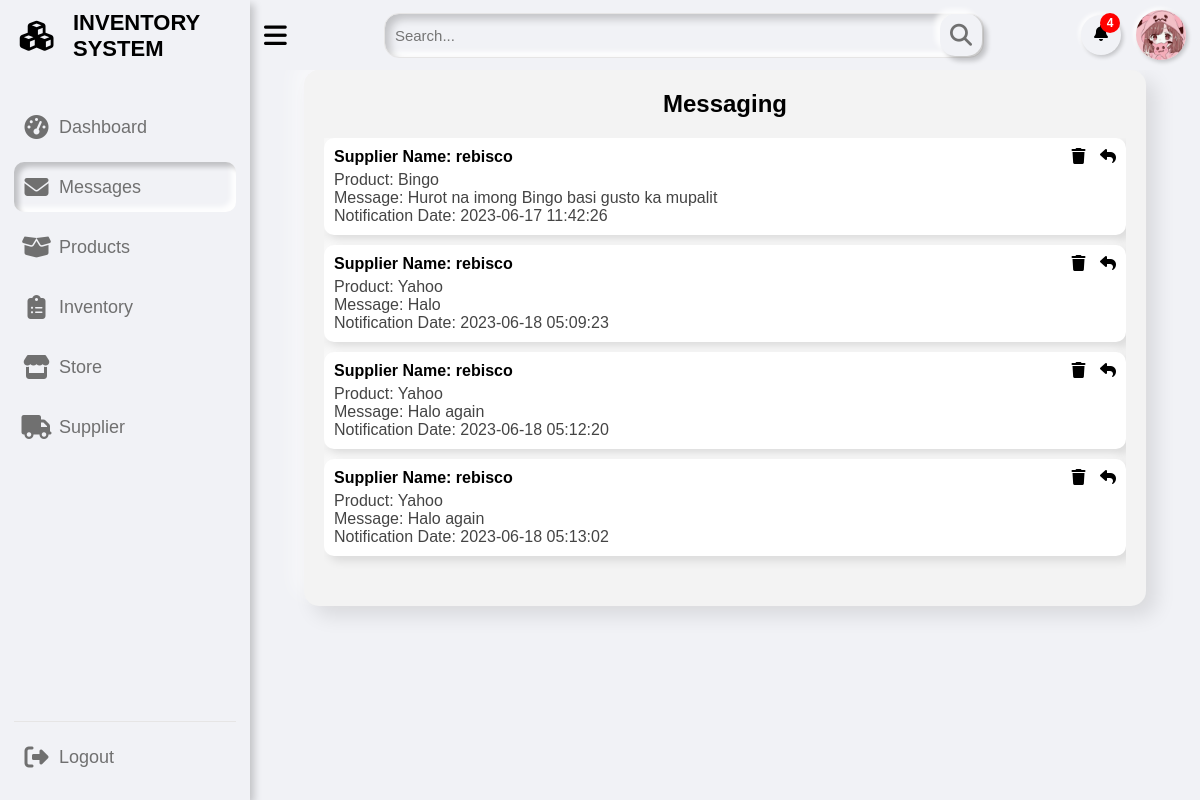
The page /pages/admin_message.php (signed in) on the database its author committed.
### tables this page shows
CREATE TABLE `admin_notification` (
  `notification_id` int(11) NOT NULL,
  `supplier_id` int(11) NOT NULL,
  `product_id` int(11) NOT NULL,
  `message` text NOT NULL,
  `notification_date` datetime NOT NULL
);

CREATE TABLE `supplier` (
  `supplier_id` int(11) NOT NULL,
  `user_id` int(11) DEFAULT NULL,
  `supplier_name` varchar(255) DEFAULT NULL,
  `supplier_phone` varchar(255) DEFAULT NULL,
  `supplier_address` varchar(255) DEFAULT NULL,
  `supplier_email` varchar(255) NOT NULL
);

CREATE TABLE `product` (
  `product_id` int(11) NOT NULL,
  `product_name` varchar(255) DEFAULT NULL,
  `supplier_id` int(11) DEFAULT NULL
);

### pages/admin_message.php (the view, shortened to what this page needs)
<?php
if (isset($_SESSION['id']) && isset($_SESSION['username']) && $_SESSION['role'] === 'admin') {
?>
<?php
  include "../includes/sidebar.php";
  include "../includes/admin_topbar.php";
?>
  <div class="dash-content">
    <div class="messaging-container">
      <div class="messaging-header">Messaging</div>
      <div class="messaging-body">
        <?php
        $stmt = $pdo->query("SELECT n.*, s.supplier_name AS supplier_name, p.product_name AS product_name
                             FROM admin_notification n
                             INNER JOIN supplier s ON n.supplier_id = s.supplier_id
                             INNER JOIN product p ON n.product_id = p.product_id");
        while ($row = $stmt->fetch(PDO::FETCH_ASSOC)) {
          $supplierName = $row['supplier_name'];
          $productName = $row['product_name'];
          $message = $row['message'];
          $notificationDate = $row['notification_date'];
        ?>
          <div class="message">
            <div class="message-sender" style="text-align: left;">Supplier Name: <?php echo $supplierName; ?></div>
            <div class="message-content" style="text-align: left;">
              Product: <?php echo $productName; ?><br>
              Message: <?php echo $message; ?><br>
              Notification Date: <?php echo $notificationDate; ?>
            </div>
            <div class="message-actions">
              <button class="delete-button" data-message-id="<?php echo $notificationId; ?>"><i class="fas fa-trash"></i></button>
              <button class="reply-button"><i class="fas fa-reply"></i></button>
            </div>
          </div>
        <?php
        }
        ?>
      </div>
    </div>
  </div>
<?php
  include "../includes/footbar.php";
?>
<?php
}
?>

### includes/sidebar.php (shortened to what this page needs)
<!DOCTYPE html>
<html lang="en">
<head>
  <link rel="stylesheet" href="https://cdnjs.cloudflare.com/ajax/libs/font-awesome/6.2.1/css/all.min.css" />
  <link rel="stylesheet" href="../css/dashboard.css?v=p<?php echo time(); ?>" />
</head>
<body>
  <nav>
    <div class="logo">
      <div class="logo-icon">
        <i class="fas fa-cubes"></i>
      </div>
      <span class="logo_name">INVENTORY SYSTEM</span>
    </div>
    <div class="menu-items">
      <ul class="nav-links">
        <li>
          <a href="../pages/admin_dashboard.php">
            <i class="fas fa-tachometer-alt"></i>
            <span class="link-name">Dashboard</span>
          </a>
        </li>
        <li>
          <a href="../pages/admin_message.php">
            <i class="fas fa-envelope"></i>
            <span class="link-name">Messages</span>
          </a>
        </li>
        <li>
          <a href="../pages/product.php">
            <i class="fas fa-box-open"></i>
            <span class="link-name">Products</span>
          </a>
        </li>
        <li>
          <a href="../pages/inventory.php">
            <i class="fas fa-clipboard-list"></i>
            <span class="link-name">Inventory</span>
          </a>
        </li>
        <li>
          <a href="../pages/store.php">
            <i class="fas fa-store"></i>
            <span class="link-name">Store</span>
          </a>
        </li>
        <li>
          <a href="../pages/supplier.php">
            <i class="fas fa-truck"></i>
            <span class="link-name">Supplier</span>
          </a>
        </li>
      </ul>
      <ul class="logout-mode">
        <li>
          <a href="../pages/logout.php">
            <i class="fas fa-sign-out-alt"></i>
            <span class="link-name">Logout</span>
          </a>
        </li>
      </ul>
    </div>
  </nav>

### includes/admin_topbar.php (shortened to what this page needs)
<section class="dashboard">
  <div class="top">
    <i class="fas fa-bars sidebar-toggle"></i>
    <div class="search-box">
      <i class="fas fa-search"></i>
      <input type="text" placeholder="Search..." />
    </div>
    <div class="notif-and-img">
      <div class="notification-icon">
        <i class="fas fa-bell"></i>
        <div class="notification-badge">0</div>
      </div>
      <img src="../media/profile.png" alt="profile" />
    </div>
  </div>

### includes/footbar.php (shortened to what this page needs)
    </body>
</html>

### rows shown on the page
admin_notification: supplier.supplier_name "rebisco", product.product_name "Bingo", message "Hurot na imong Bingo basi gusto ka mupalit", notification_date "2023-06-17 11:42:26"
admin_notification: supplier.supplier_name "rebisco", product.product_name "Yahoo", message "Halo", notification_date "2023-06-18 05:09:23"
admin_notification: supplier.supplier_name "rebisco", product.product_name "Yahoo", message "Halo again", notification_date "2023-06-18 05:12:20"
admin_notification: supplier.supplier_name "rebisco", product.product_name "Yahoo", message "Halo again", notification_date "2023-06-18 05:13:02"
